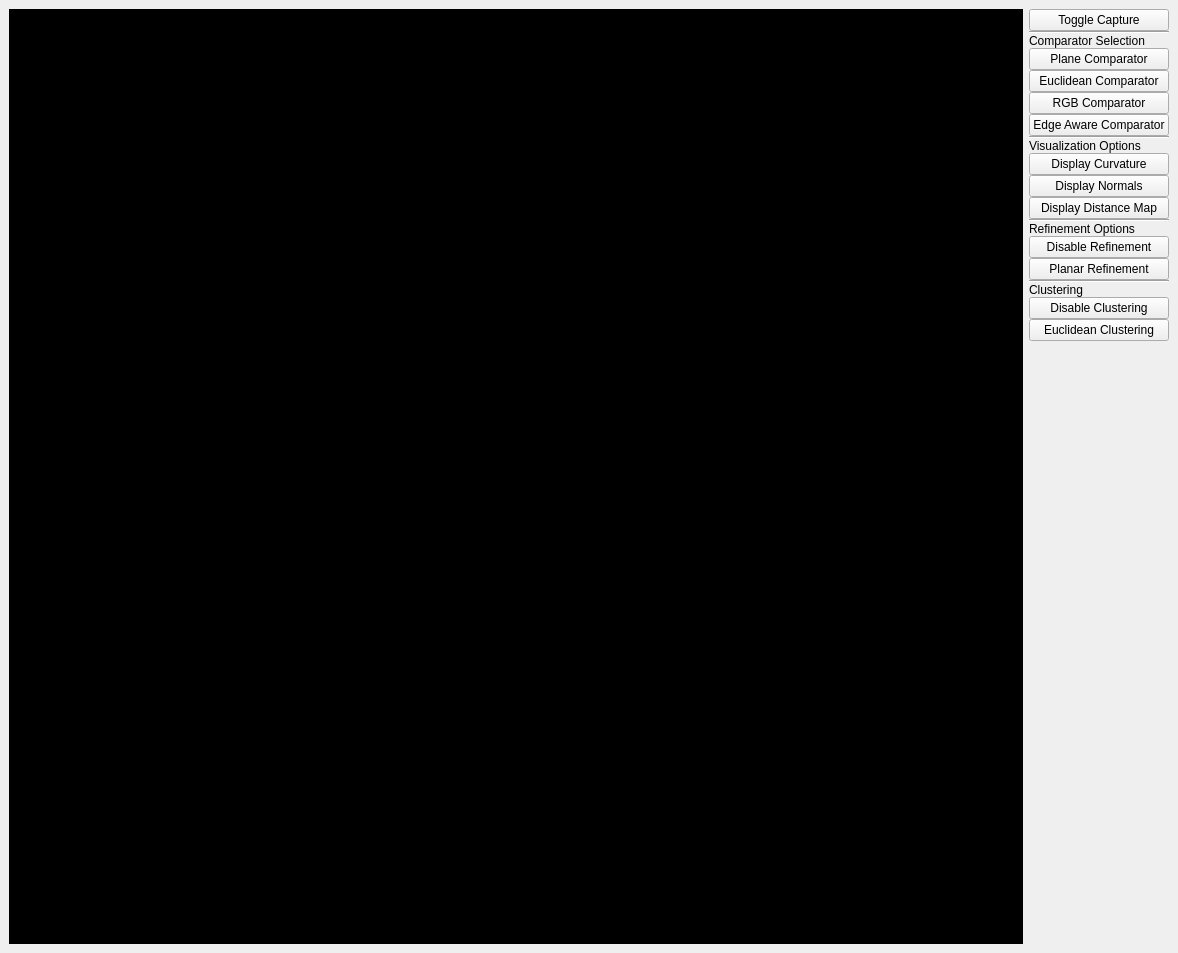
<?xml version="1.0" encoding="UTF-8"?>
<ui version="4.0">
 <class>MainWindow</class>
 <widget class="QMainWindow" name="MainWindow">
  <property name="geometry">
   <rect>
    <x>0</x>
    <y>0</y>
    <width>1178</width>
    <height>953</height>
   </rect>
  </property>
  <property name="sizePolicy">
   <sizepolicy hsizetype="Expanding" vsizetype="Expanding">
    <horstretch>1</horstretch>
    <verstretch>1</verstretch>
   </sizepolicy>
  </property>
  <property name="windowTitle">
   <string/>
  </property>
  <property name="iconSize">
   <size>
    <width>22</width>
    <height>22</height>
   </size>
  </property>
  <widget class="QWidget" name="centralwidget">
   <property name="enabled">
    <bool>true</bool>
   </property>
   <property name="sizePolicy">
    <sizepolicy hsizetype="Expanding" vsizetype="Expanding">
     <horstretch>255</horstretch>
     <verstretch>255</verstretch>
    </sizepolicy>
   </property>
   <layout class="QGridLayout" name="gridLayout">
    <item row="0" column="3">
     <widget class="QVTKOpenGLNativeWidget" name="qvtk_widget">
      <property name="sizePolicy">
       <sizepolicy hsizetype="Expanding" vsizetype="Expanding">
        <horstretch>255</horstretch>
        <verstretch>255</verstretch>
       </sizepolicy>
      </property>
      <property name="styleSheet">
       <string notr="true">background-color: rgb(0, 0, 0);</string>
      </property>
     </widget>
    </item>
    <item row="0" column="5">
     <layout class="QVBoxLayout" name="verticalLayout_2">
      <property name="spacing">
       <number>0</number>
      </property>
      <item>
       <widget class="QPushButton" name="captureButton">
        <property name="text">
         <string>Toggle Capture</string>
        </property>
       </widget>
      </item>
      <item>
       <widget class="Line" name="line_2">
        <property name="orientation">
         <enum>Qt::Horizontal</enum>
        </property>
       </widget>
      </item>
      <item>
       <widget class="QLabel" name="label1">
        <property name="text">
         <string>Comparator Selection</string>
        </property>
       </widget>
      </item>
      <item>
       <widget class="QPushButton" name="planeComparatorButton">
        <property name="text">
         <string>Plane Comparator</string>
        </property>
       </widget>
      </item>
      <item>
       <widget class="QPushButton" name="euclideanComparatorButton">
        <property name="text">
         <string>Euclidean Comparator</string>
        </property>
       </widget>
      </item>
      <item>
       <widget class="QPushButton" name="rgbComparatorButton">
        <property name="text">
         <string>RGB Comparator</string>
        </property>
       </widget>
      </item>
      <item>
       <widget class="QPushButton" name="edgeAwareComparatorButton">
        <property name="text">
         <string>Edge Aware Comparator</string>
        </property>
       </widget>
      </item>
      <item>
       <widget class="Line" name="line">
        <property name="orientation">
         <enum>Qt::Horizontal</enum>
        </property>
       </widget>
      </item>
      <item>
       <widget class="QLabel" name="label">
        <property name="text">
         <string>Visualization Options</string>
        </property>
       </widget>
      </item>
      <item>
       <widget class="QPushButton" name="displayCurvatureButton">
        <property name="text">
         <string>Display Curvature</string>
        </property>
       </widget>
      </item>
      <item>
       <widget class="QPushButton" name="displayNormalsButton">
        <property name="text">
         <string>Display Normals</string>
        </property>
       </widget>
      </item>
      <item>
       <widget class="QPushButton" name="displayDistanceMapButton">
        <property name="text">
         <string>Display Distance Map</string>
        </property>
       </widget>
      </item>
      <item>
       <widget class="Line" name="line_3">
        <property name="orientation">
         <enum>Qt::Horizontal</enum>
        </property>
       </widget>
      </item>
      <item>
       <widget class="QLabel" name="label_2">
        <property name="text">
         <string>Refinement Options</string>
        </property>
       </widget>
      </item>
      <item>
       <widget class="QPushButton" name="disableRefinementButton">
        <property name="text">
         <string>Disable Refinement</string>
        </property>
       </widget>
      </item>
      <item>
       <widget class="QPushButton" name="planarRefinementButton">
        <property name="text">
         <string>Planar Refinement</string>
        </property>
       </widget>
      </item>
      <item>
       <widget class="Line" name="line_4">
        <property name="orientation">
         <enum>Qt::Horizontal</enum>
        </property>
       </widget>
      </item>
      <item>
       <widget class="QLabel" name="label_3">
        <property name="text">
         <string>Clustering</string>
        </property>
       </widget>
      </item>
      <item>
       <widget class="QPushButton" name="disableClusteringButton">
        <property name="text">
         <string>Disable Clustering</string>
        </property>
       </widget>
      </item>
      <item>
       <widget class="QPushButton" name="euclideanClusteringButton">
        <property name="text">
         <string>Euclidean Clustering</string>
        </property>
       </widget>
      </item>
      <item>
       <spacer name="verticalSpacer">
        <property name="orientation">
         <enum>Qt::Vertical</enum>
        </property>
        <property name="sizeHint" stdset="0">
         <size>
          <width>20</width>
          <height>40</height>
         </size>
        </property>
       </spacer>
      </item>
     </layout>
    </item>
   </layout>
  </widget>
 </widget>
 <customwidgets>
  <customwidget>
   <class>QVTKOpenGLNativeWidget</class>
   <extends>QWidget</extends>
   <header>QVTKOpenGLNativeWidget.h</header>
  </customwidget>
 </customwidgets>
 <resources>
  <include location="Icons/icons.qrc"/>
 </resources>
 <connections/>
</ui>
